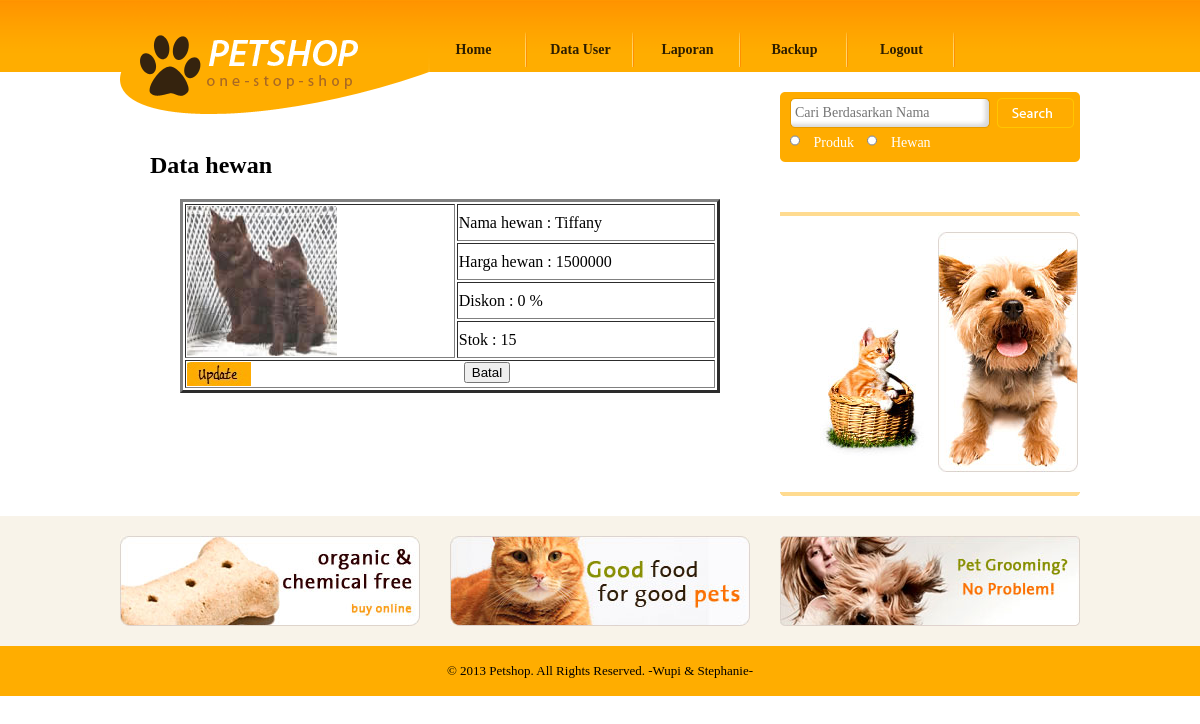
/admin_lihat_hewan.php?id_hewan=5, run on an earlier commit of the app's database.
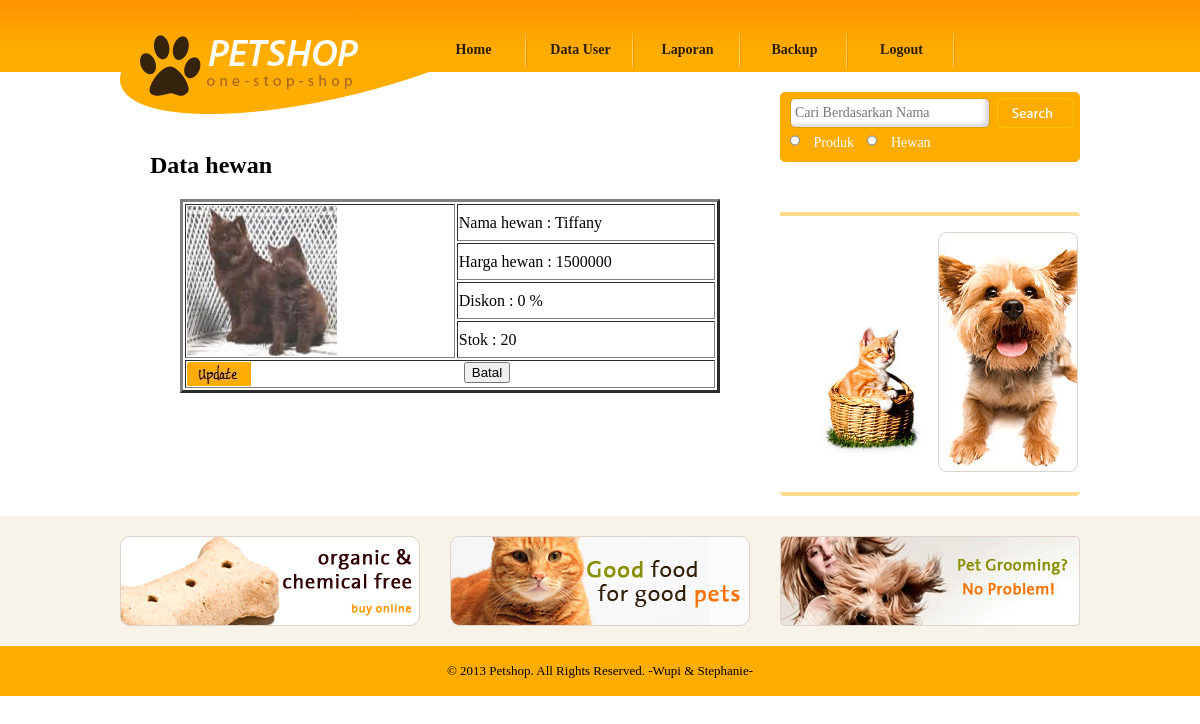
And on a later commit of the database.
### tables this page shows
CREATE TABLE `hewan` (
  `id_hewan` int(11) NOT NULL,
  `id_kategori_hewan` int(11) NOT NULL,
  `nama_hewan` varchar(50) DEFAULT NULL,
  `direktori_gambar_hewan` varchar(100) DEFAULT NULL,
  `harga_hewan` double DEFAULT NULL,
  `diskon` float DEFAULT NULL,
  `stok` int(11) DEFAULT NULL,
  PRIMARY KEY (`id_hewan`),
  KEY `id_kategori_hewan` (`id_kategori_hewan`),
  CONSTRAINT `hewan_ibfk_1` FOREIGN KEY (`id_kategori_hewan`) REFERENCES `kategori_hewan` (`id_kategori_hewan`)
);

### admin_lihat_hewan.php (the view, shortened to what this page needs)
<!DOCTYPE html PUBLIC "-//W3C//DTD XHTML 1.0 Transitional//EN" "http://www.w3.org/TR/xhtml1/DTD/xhtml1-transitional.dtd">
<html xmlns="http://www.w3.org/1999/xhtml">
<head>
	<link href="css/style.css" rel="stylesheet" type="text/css" />
</head>
<body>
<?php include "header_admin.php";?>
<div id="body">
<div id="content">
<div class="content">
<div class="about">
	<h2>Data hewan</h2>
	<ul>
	<li>
	<form method="post" action="form_update_hewan.php" class="login">
	<table width="90%"  align="center" border=3>
		<?php
		include "koneksi.php";
		$id_hewan=$_GET['id_hewan'];
		$lihat_hewan=mysql_query("SELECT * FROM hewan WHERE id_hewan='$id_hewan'");
		$data=mysql_fetch_array($lihat_hewan);
		$data['diskon']=$data['diskon']*100;
		echo " <tr>
					<td rowspan=4><img src= '$data[direktori_gambar_hewan]' width=150 height=150></td>
					<td>Nama hewan : $data[nama_hewan]</td>
				</tr>
				<tr><td>Harga hewan : $data[harga_hewan]</td></tr>
				<tr><td>Diskon : $data[diskon] %</td> </tr>
				<tr><td>Stok : $data[stok]</td></tr>
				<tr>
					<td colspan=2 align=center>
					<a href=form_update_hewan.php?id_hewan=$id_hewan align=center><img src=images/tombol_update.jpg></a>
					<input type=button value=Batal onclick=self.history.back()>
					</td>
				</tr>
				";
		?>
	</table>
	</form>
	</li>
	</ul>
</div>
</div>
<div id="sidebar">
	<?php include "cari.php"; ?>
	<?php include "shoping_guide.php"; ?>
	<?php include "iklan.php"; ?>
<div id="footer">
	<?php include "footer.php"; ?>
</div>
</body>
</html>

What changed in the data, as far as the page shows it:
changed hewan "Tiffany": stok "15" → "20"
